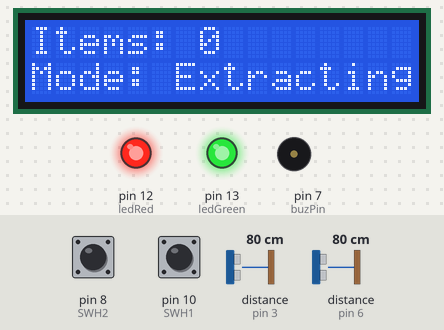
This sketch was run on a simulated Arduino Uno, built with avr-gcc and run on an emulated ATmega328P. Shown: 16×2 character LCD, output pins drawn as LEDs (lit = HIGH), buzzer (waves = sounding, pin HIGH). Wiring (inferred from the names in the program): 2 × ultrasonic range finder: trigger pin 4, echo pin 3 / trigger pin 5, echo pin 6. The test bench sets the inputs (shaded band); at power-on: pin 8 (SWH2) HIGH, pin 10 (SWH1) HIGH, distance to the obstacle (sensors on pin 3, pin 6) 80 cm. The echo pulse lasts 58.3 µs per cm; pins used as bus, display or sensor lines are not drawn; what the sketch prints to the serial monitor is not drawn.

Above: at 2.2 s.
2.3 s: pin 8 (SWH2) pulled LOW for 0.15 s
At 2.7 s:
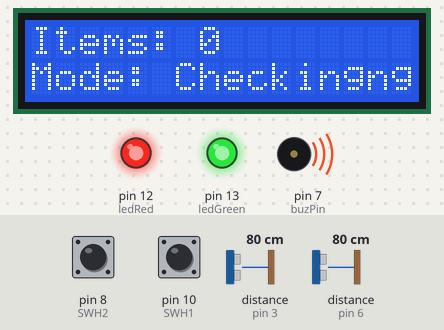
At 5.2 s:
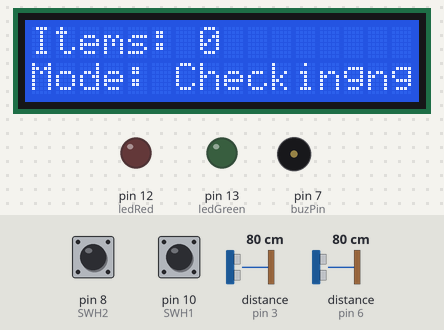
Timing chart, 0 to 10.8 s (numbered marks = the images above; inputs shaded):
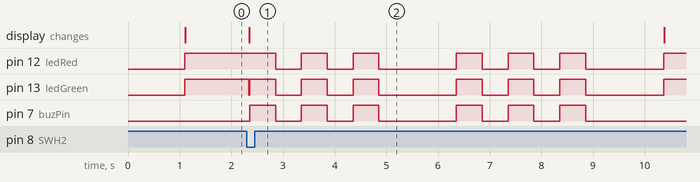

Measured:
- after the input at 2.3 s, pin 12 (ledRed): HIGH → LOW after 0.56 s, → HIGH 0.50 s later, → LOW 0.50 s later, → HIGH 0.50 s later, … (12 changes in this stretch); pin 13 (ledGreen): HIGH → LOW at once, then repeats every 4.0 s: 2 × (HIGH 0.50 s, LOW 0.50 s), HIGH 0.50 s, LOW 1.5 s

The sketch:

code.ino
```cpp
#include <LiquidCrystal_I2C.h>


LiquidCrystal_I2C lcd(0x20,16,2);  //0x20 for simulation and 0x27 for prototype

int totalItems = 0;
int initialDistance = 37;


// GLOBAL VARIABLES FOR LED LIGHTS
      int ledGreen = 13;
      int ledRed = 12;
      int SWH1 = 10;
      int SWH2 = 8;
      int switchState1 = 0;
      int switchState2 = 0;
      int buzPin = 7;
      //---------------//

// GLOBAL VARIABLES FOR ULTRASONIC SENSOR

      int distanceInitial = 37;  //Box width

      // 1st ULTRASONIC SENSOR
      int trigPin1 = 5;
      int echoPin1 = 6;
      long duration1;
      int distanceCm1;

      // 2nd ULTRASONIC SENSOR
      int trigPin2 = 4;
      int echoPin2 = 3;
      long duration2;
      int distanceCm2;


// ## SETTING UP ## //
void setup() {
  // Initilizing the LCD
          lcd.init();
          lcd.backlight();

  // Displaying Initial Status
        lcd.setCursor(0,0);
        lcd.print("BOX Starting ....");
        delay(1000);
        lcd.clear();


  //  Setting UP LED lights
          pinMode(SWH1, INPUT_PULLUP);
          pinMode(SWH2, INPUT_PULLUP);
          pinMode(ledRed, OUTPUT);
          pinMode(ledGreen, OUTPUT);

  // Setting Pins for ULTRASONIC SENSORS
          pinMode(trigPin1, OUTPUT);
          pinMode(echoPin1, INPUT);
          pinMode(buzPin, OUTPUT);
          pinMode(trigPin2, OUTPUT);
          pinMode(echoPin2, INPUT);

  // Starting the SERIAL MONITOR for Debugging
  Serial.begin(9600);
}


void loop() {
  // Displaying TOTAL ITEMS
        lcd.setCursor(0,0);
        lcd.print("Items: ");
        lcd.print(totalItems);


  // Displaying mode
        switchState1 = digitalRead(SWH1);
        switchState2 = digitalRead(SWH2);
        lcd.setCursor(0, 1);
        lcd.print("Mode: ");

        if (switchState1 == HIGH && switchState2 == LOW) {
          digitalWrite(ledRed, HIGH);
          digitalWrite(ledGreen, LOW);
          lcd.print("Checking");
        }
        else if(switchState1 == LOW && switchState2 == LOW ) {
          digitalWrite(ledRed, LOW);
          digitalWrite(ledGreen, HIGH);
          lcd.print("Counting");
        }

        else if (switchState2 == HIGH) {
          digitalWrite(ledRed, HIGH);
          digitalWrite(ledGreen, HIGH);
          lcd.print("Extracting");
        }


  // Getting measured DISTANCE VALUE

        // Sensor-1
            digitalWrite(trigPin1, LOW);
            delayMicroseconds(2);
            digitalWrite(trigPin1, HIGH);
            delayMicroseconds(10);
            digitalWrite(trigPin1, LOW);
            duration1 = pulseIn(echoPin1, HIGH);
            distanceCm1= duration1*0.034/2;


            Serial.println(distanceCm1);


      // Sensor-2
            digitalWrite(trigPin2, LOW);
            delayMicroseconds(2);
            digitalWrite(trigPin2, HIGH);
            delayMicroseconds(10);
            digitalWrite(trigPin2, LOW);
            duration2 = pulseIn(echoPin2, HIGH);
            distanceCm2= duration2*0.034/2;


            Serial.println(distanceCm2);

      // Getting the mode of the machine
      if (digitalRead(ledGreen) == HIGH && switchState2 == LOW) {  //Coutnting Mode

        if(distanceCm1 < initialDistance - 5 || distanceCm1 > initialDistance + 5) {

              totalItems += 1;
              digitalWrite(buzPin, HIGH);
              delay(500);
              digitalWrite(buzPin, LOW);
              delay(2500);


            //time required for the users to handl their out from the box
        }

        if(distanceCm2 < initialDistance - 25  || distanceCm2 > initialDistance + 25) {
              totalItems += 1;
              digitalWrite(buzPin, HIGH);
              delay(500);
              digitalWrite(buzPin, LOW);
              delay(2500);
        }

      }

      if (digitalRead(ledRed) == HIGH && switchState2 == LOW) {  //Checking Mode

        if(distanceCm1 < initialDistance - 5 || distanceCm1 > initialDistance + 5) {

          if(totalItems != 0){
              totalItems -= 1;
              digitalWrite(buzPin, HIGH);
              delay(500);
              digitalWrite(buzPin, LOW);
          }

          if (totalItems == 0) {
            for (int i = 0; i < 3; i++) {
              digitalWrite(ledGreen, HIGH);
              digitalWrite(ledRed, HIGH);
              digitalWrite(buzPin, HIGH);
              delay(500);
              digitalWrite(ledGreen, LOW);
              digitalWrite(ledRed, LOW);
              digitalWrite(buzPin, LOW);
              Serial.println("Buzzered!!");
              delay(500);
            }

          }

          if (totalItems == 0) {
            delay(1000);

          }
          else {
            delay(3000); //Time required for the users to handl their out from the box

          }


        }


        // Deacrementing using the 2nd sensor
        if(distanceCm2 < initialDistance - 25 || distanceCm2 > initialDistance + 25) {
          if(totalItems != 0){
              totalItems -= 1;
              digitalWrite(buzPin, HIGH);
              delay(500);
              digitalWrite(buzPin, LOW);
          }

          if (totalItems == 0) {
            for (int i = 0; i < 3; i++) {
              digitalWrite(ledGreen, HIGH);
              digitalWrite(ledRed, HIGH);
              digitalWrite(buzPin, HIGH);
              delay(500);
              digitalWrite(ledGreen, LOW);
              digitalWrite(ledRed, LOW);
              digitalWrite(buzPin, LOW);
              Serial.println("Buzzered!!");
              delay(500);
            }

          }

          if (totalItems == 0) {
            delay(1000);

          }
          else {
            delay(3000); //Time required for the users to handl their out from the box

          }
        }
      }

      // Displaying the total number of items on Serial Monitor
      Serial.println(totalItems);

}
```
